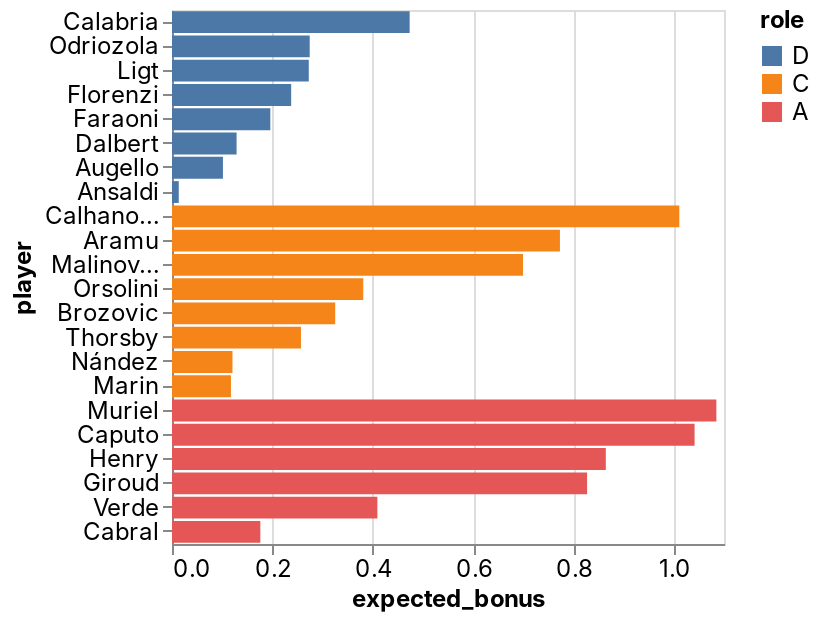

The notebook cell saved with this chart:
### Code cell
_deepnote_run_altair(team, """{"$schema":"https://vega.github.io/schema/vega-lite/v4.json","mark":{"type":"bar","tooltip":{"content":"data"}},"height":220,"autosize":{"type":"fit"},"data":{"name":"placeholder"},"encoding":{"x":{"field":"expected_bonus","type":"quantitative","sort":null,"scale":{"type":"linear","zero":false}},"y":{"field":"player","type":"nominal","sort":null,"scale":{"type":"linear","zero":true}},"color":{"field":"role","type":"nominal","sort":null,"scale":{"type":"linear","zero":false}}}}""")

### Figure 1 — Vega-Lite specification as saved in the notebook (floating-point values rounded to 4 significant figures)
{"config": {"view": {"continuousWidth": 400, "continuousHeight": 300}, "area": {"fill": "#51C0E9"}, "axis": {"labelFont": "Inter, sans-serif", "labelFontSize": 12, "labelFontWeight": "normal", "labelLimit": 60, "labelOverlap": "greedy", "titleFont": "Inter, sans-serif", "titleFontSize": 12, "titleFontWeight": "bold"}, "background": "#ffffff", "legend": {"labelFont": "Inter, sans-serif", "labelFontSize": 12, "titleFont": "Inter, sans-serif", "titleFontSize": 12, "titleFontWeight": "bold"}, "line": {"stroke": "#51C0E9", "strokeWidth": 2}, "rect": {"fill": "#51C0E9"}, "title": {"anchor": "start", "color": "#000000", "font": "Inter, sans-serif", "fontSize": 22, "fontWeight": "normal"}}, "data": {"name": "data-1bc453ffd561a2db8809956c0a9ea779"}, "mark": {"type": "bar", "tooltip": {"content": "data"}}, "autosize": {"type": "fit"}, "encoding": {"color": {"type": "nominal", "field": "role", "scale": {"type": "linear", "zero": false}, "sort": null}, "x": {"type": "quantitative", "field": "expected_bonus", "scale": {"type": "linear", "zero": false}, "sort": null}, "y": {"type": "nominal", "field": "player", "scale": {"type": "linear", "zero": true}, "sort": null}}, "height": 300, "width": "container", "$schema": "https://vega.github.io/schema/vega-lite/v4.json", "datasets": {"data-1bc453ffd561a2db8809956c0a9ea779": [{"fanta_team": "AC Picchia", "role": "D", "player": "Calabria", "team": "AC Milan", "opponent": "Atalanta", "date": "2022-05-15T00:00:00", "expected_bonus": 0.4736}, {"fanta_team": "AC Picchia", "role": "D", "player": "Odriozola", "team": "Fiorentina", "opponent": "Sampdoria", "date": "2022-05-16T00:00:00", "expected_bonus": 0.2744}, {"fanta_team": "AC Picchia", "role": "D", "player": "Ligt", "team": "Juventus", "opponent": "Lazio", "date": "2022-05-16T00:00:00", "expected_bonus": 0.2726}, {"fanta_team": "AC Picchia", "role": "D", "player": "Florenzi", "team": "AC Milan", "opponent": "Atalanta", "date": "2022-05-15T00:00:00", "expected_bonus": 0.2375}, {"fanta_team": "AC Picchia", "role": "D", "player": "Faraoni", "team": "Verona", "opponent": "Torino", "date": "2022-05-14T00:00:00", "expected_bonus": 0.196}, {"fanta_team": "AC Picchia", "role": "D", "player": "Dalbert", "team": "Cagliari", "opponent": "Inter", "date": "2022-05-15T00:00:00", "expected_bonus": 0.1287}, {"fanta_team": "AC Picchia", "role": "D", "player": "Augello", "team": "Sampdoria", "opponent": "Fiorentina", "date": "2022-05-16T00:00:00", "expected_bonus": 0.1015}, {"fanta_team": "AC Picchia", "role": "D", "player": "Ansaldi", "team": "Torino", "opponent": "Verona", "date": "2022-05-14T00:00:00", "expected_bonus": 0.01346}, {"fanta_team": "AC Picchia", "role": "C", "player": "Calhanoglu", "team": "Inter", "opponent": "Cagliari", "date": "2022-05-15T00:00:00", "expected_bonus": 1.011}, {"fanta_team": "AC Picchia", "role": "C", "player": "Aramu", "team": "Venezia", "opponent": "Roma", "date": "2022-05-14T00:00:00", "expected_bonus": 0.7731}, {"fanta_team": "AC Picchia", "role": "C", "player": "Malinovskiy", "team": "Atalanta", "opponent": "AC Milan", "date": "2022-05-15T00:00:00", "expected_bonus": 0.6995}, {"fanta_team": "AC Picchia", "role": "C", "player": "Orsolini", "team": "Bologna", "opponent": "Sassuolo", "date": "2022-05-15T00:00:00", "expected_bonus": 0.3811}, {"fanta_team": "AC Picchia", "role": "C", "player": "Brozovic", "team": "Inter", "opponent": "Cagliari", "date": "2022-05-15T00:00:00", "expected_bonus": 0.3252}, {"fanta_team": "AC Picchia", "role": "C", "player": "Thorsby", "team": "Sampdoria", "opponent": "Fiorentina", "date": "2022-05-16T00:00:00", "expected_bonus": 0.257}, {"fanta_team": "AC Picchia", "role": "C", "player": "Nández", "team": "Cagliari", "opponent": "Inter", "date": "2022-05-15T00:00:00", "expected_bonus": 0.1205}, {"fanta_team": "AC Picchia", "role": "C", "player": "Marin", "team": "Cagliari", "opponent": "Inter", "date": "2022-05-15T00:00:00", "expected_bonus": 0.1175}, {"fanta_team": "AC Picchia", "role": "A", "player": "Muriel", "team": "Atalanta", "opponent": "AC Milan", "date": "2022-05-15T00:00:00", "expected_bonus": 1.085}, {"fanta_team": "AC Picchia", "role": "A", "player": "Caputo", "team": "Sampdoria", "opponent": "Fiorentina", "date": "2022-05-16T00:00:00", "expected_bonus": 1.041}, {"fanta_team": "AC Picchia", "role": "A", "player": "Henry", "team": "Venezia", "opponent": "Roma", "date": "2022-05-14T00:00:00", "expected_bonus": 0.8644}, {"fanta_team": "AC Picchia", "role": "A", "player": "Giroud", "team": "AC Milan", "opponent": "Atalanta", "date": "2022-05-15T00:00:00", "expected_bonus": 0.8272}, {"fanta_team": "AC Picchia", "role": "A", "player": "Verde", "team": "Spezia", "opponent": "Udinese", "date": "2022-05-14T00:00:00", "expected_bonus": 0.4092}, {"fanta_team": "AC Picchia", "role": "A", "player": "Cabral", "team": "Fiorentina", "opponent": "Sampdoria", "date": "2022-05-16T00:00:00", "expected_bonus": 0.176}]}}
